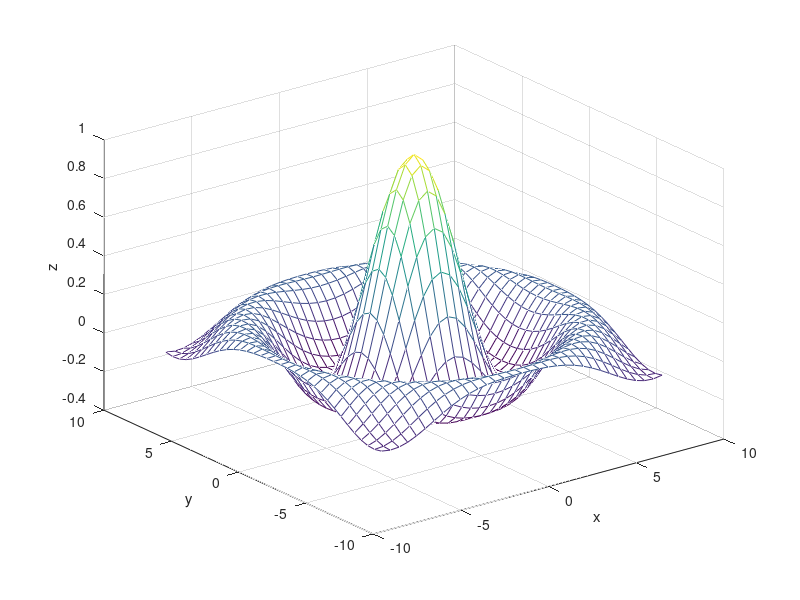

The MATLAB source for this figure:
x = -8:0.5:8;
y=x;
[X,Y]=meshgrid(x,y);
R=sqrt(X.^2+Y.^2)+eps;
Z=sin(R)./R;
mesh(X,Y,Z)
grid on
%axis([-10 10 -10 10 -1 1])
xlabel('x')
ylabel('y')
zlabel('z')